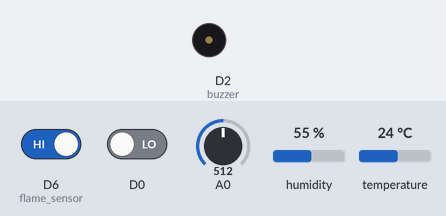
Recording of a sketch running on a simulated ESP8266 (NodeMCU). Shown: buzzer (waves = sounding, pin HIGH). Inputs (shaded band) come from the test bench; at power-on: D0 LOW, temperature 24 °C, D6 (flame_sensor) HIGH, A0 = 512, humidity 55 %. WiFi joins after 1.5 s; servers stay silent unless stated; what the sketch prints to the serial monitor is not drawn.

Above: at 3.2 s.
3.3 s: D0 driven HIGH
At 5.34 s:
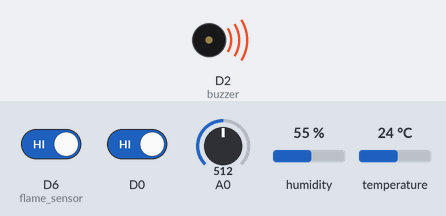
10.8 s: temperature set to 28 °C
At 14.5 s:
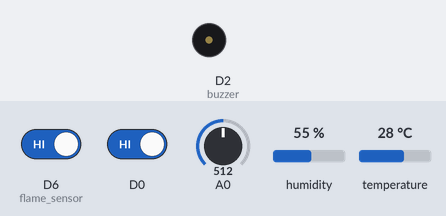
23.5 s: D6 (flame_sensor) driven LOW
At 32.2 s:
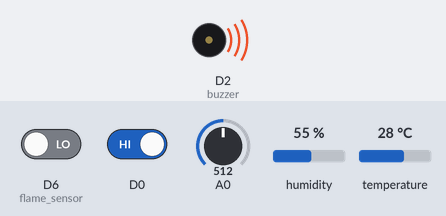
Timing chart, 0 to 33.7 s (numbered marks = the images above; inputs shaded):
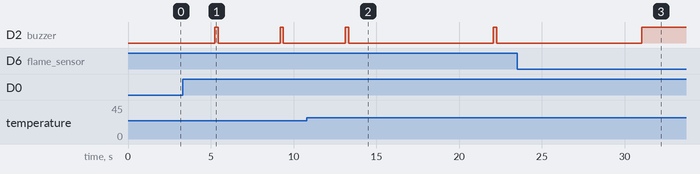

Measured:
- the behaviour switches between 26 and 27 °C on temperature (found by bisection; images 1 and 2)
- after the input at 3.3 s, D2 (buzzer): alternates HIGH for 0.20 s and LOW for 3.7 s, starting after 1.9 s
- after the input at 10.8 s, D2 (buzzer): LOW → HIGH after 11.3 s, → LOW 0.20 s later
- after the input at 23.5 s, D2 (buzzer): goes on until 31.0 s, then stays HIGH

The sketch:

final_nodemcu.ino
```cpp
#include <ThingSpeak.h>
#include "DHT.h"
#include <ESP8266WiFi.h>
#include <WiFiClientSecure.h>

unsigned long myChannelNumber = 1701474;
const char * myWriteAPIKey = "U6A9SEZOZX78K9YN";

const char* resource = "https://maker.ifttt.com/trigger/forest_fire/json/with/key/o3UmGdPco8QoD871FmUf95Fq0EpjyP40ZtJWYXmrt5x";
const char* server = "maker.ifttt.com";

#define DHTPIN 2     // what digital pin the DHT22 is conected to
#define DHTTYPE DHT11   // there are multiple kinds of DHT sensors
#define         MQ_PIN                       (0)     //define which analog input channel you are going to use

DHT dht(DHTPIN, DHTTYPE);

float Prob=0.0;
float t=0.0;
float h=0.0;
int sensorValue;
float sensorValue1 = 0.0;
int flame = 0;
int flame_sensor = 12; //Connected to D6 pin of NodeMCU
int buzzer = 4; //Connected to D2 pin of NodeMCU
int temp = 0;

float t_severe=37.5;
float t_moderate=33.5;
float t_mild=31.0;
float t_curr=0.0;
/******************************************************************************/
const char* ssid     = "Sam1"; // Your WiFi ssid
const char* password = "12345677"; // Your Wifi password;
/********************************************************************************/


// Initialise the WiFi and MQTT Client objects
WiFiClient wifiClient;

/*************************************************************/

const char* Status1="No Forest fire";

void setup()
{
  pinMode(flame_sensor, INPUT);
  pinMode(buzzer, OUTPUT);

  digitalWrite(buzzer, LOW);

  Serial.begin(9600);
  Serial.setTimeout(2000);
  Serial.print("Attempting to connect to SSID: ");
  Serial.print(ssid);
  WiFi.begin(ssid, password);
  ThingSpeak.begin(wifiClient);  // Initialize ThingSpeak
  // Attempt to connect to WiFi network:
  while (WiFi.status() != WL_CONNECTED) {
    Serial.print(".");
    // Connect to WPA/WPA2 network. Change this line if using open or WEP  network:
    // Wait 5 seconds for connection:
    delay(1000);
  }
  Serial.print("\n");
  dht.begin();
}

void loop()
{
  delay(2000);
  ReadDHT11();
  gasSensor();
  flameSensor();
  prediction();
}

/*TEMPERATIRE AND HUMIDITY CALCULATION*/
void ReadDHT11()
{
  h = dht.readHumidity();

  t = dht.readTemperature();

  float f = dht.readTemperature(true);

  // Check if any reads failed and exit early (to try again).
  if (isnan(h) || isnan(t) || isnan(f)) {
    Serial.println(F("Failed to read from DHT sensor!"));
    return;
  }

  // Compute heat index in Fahrenheit (the default)
  float hif = dht.computeHeatIndex(f, h);
  // Compute heat index in Celsius (isFahreheit = false)
  float hic = dht.computeHeatIndex(t, h, false);


  Serial.print(F("Humidity: "));
  Serial.print(h);
  Serial.print(F("%  Temperature: "));
  Serial.print(t);
  Serial.print(F("°C "));
  Serial.print(f);
  Serial.print(F("°F  Heat index: "));
  Serial.print(hic);
  Serial.print(F("°C "));
  Serial.print(hif);
  Serial.println(F("°F"));
  ThingSpeak.writeField(myChannelNumber, 2, t, myWriteAPIKey);
  ThingSpeak.writeField(myChannelNumber, 3, h, myWriteAPIKey);

  if(temp==0)
  {
    t_curr= dht.readTemperature();
    t_mild=t_curr+ 2.0 ;
    t_moderate=t_mild+3.0;
    t_severe=t_moderate+2.0;
    temp=1;
  }
}
/*****************************************************************************/
/*MQ2 SENSOR*/
void gasSensor()
{
  sensorValue1 = analogRead(MQ_PIN); // read analog input pin 0
  ThingSpeak.writeField(myChannelNumber, 4, sensorValue1, myWriteAPIKey);

  sensorValue = digitalRead(D0); // read analog input pin 0
  Serial.print("Sensor Value: ");
  Serial.print(sensorValue1);

  if (sensorValue1 > 400)
  {
    Serial.print(" | Smoke detected!");
  }
}

/*****************************************************************************/
/*FLAME SENSOR*/

void flameSensor() {

  flame = digitalRead(flame_sensor); //reading the sensor data on A0 pin
  ThingSpeak.writeField(myChannelNumber, 5, flame, myWriteAPIKey);
  if (flame == 0)
  {
    Serial.print("\nALERT FIRE DETECTED\n");
  }
  else
  {
    Serial.print("\nNO FIRE DETECTED\n");
  }
}

void Buzzerfn()
{
  pinMode(D2,OUTPUT);
  digitalWrite(D2, HIGH);
  delay(200);
  digitalWrite(D2, LOW);
  delay(200);
}

void prediction()
{
  if(flame==0 || t>t_severe || (t>t_moderate && sensorValue==1))
  {
    Status1="Severe";
    Serial.print("Severe");
    digitalWrite(buzzer, HIGH);
  }
  else if(t>=t_moderate || (t>t_mild && sensorValue==1))
  {
    Status1="Moderate";
    Serial.print("Moderate");
    Buzzerfn();
  }
  else if(t>=t_mild || sensorValue==1)
  {
    Status1="Mild";
    Serial.print("Mild");
    Buzzerfn();
  }
  else
  {
    Status1="No Forest fire";
    Serial.print("No Forest fire");
    pinMode(D2,INPUT);
  }

 float conf=classify(t,sensorValue,flame);
 Serial.print(" chance of forest fire in %=");
 Prob=conf*100;
 ThingSpeak.writeField(myChannelNumber, 1, Prob, myWriteAPIKey);
 Serial.println(Prob);
 Serial.print("\n");
 if(Prob>50)
 {
    WiFiClient client;

      client.print(String("GET ") + resource +
                      " HTTP/1.1\r\n" +
                      "Host: " + server + "\r\n" +
                      "Connection: close\r\n\r\n");

      int timeout = 5 * 10; // 5 seconds
      while(!!!client.available() && (timeout-- > 0))
      {
        delay(100);
      }
      while(client.available())
      {
        Serial.write(client.read());
      }
      client.stop();
 }
 else
 {
      return;
 }
}


float trimf(float x,float a, float b, float c){
  float f;
  if(x<=a)
     f=0;
  else if((a<=x)&&(x<=b))
     f=(x-a)/(b-a);
  else if((b<=x)&&(x<=c))
     f=(c-x)/(c-b);
  else if(c<=x)
     f=0;
  return f;
}
float trimf1(float x,float a, float b, float c){
  float f;
  if(x>=b || x>=c) return 0;
  else if(x>a) return (x-a)/(b-a);

  if(x==a) return 0.001;

}
// Function for predicting atmospheric comfort from temperature and relative humidity
float classify(float T,float smoke,float flame ){
  float C1 = 1; //severe
  float C2 = 0.66;//moderate
  float C3 = 0.33; //mild

  if(T>t_severe) T=t_severe; // if temperature is above 35°C, set temperature to maximum in our range
  if(flame==0) flame=1;
  else flame=0;

  // Fuzzy rules
  float w1 = trimf(T,t_moderate,t_severe,t_severe);//severe
  float w2 = trimf(T,t_mild,t_moderate,t_severe);//moderate
  float w3 = trimf(T,t_mild,t_mild,t_moderate);//mild
  float w4 = trimf1(T,t_curr,t_mild,t_moderate);//mild

    // Defuzzyfication
  float z = (w1*C1 + w2*C2 + w3*C3+ w4*C3*w4)/(w1+w2+w3+w4);
  if(Status1== "Severe" && z<=0.80)
  {
    z=0.99;
    return z;
  }
  else if(Status1== "Moderate" && z<=0.66)
  {
    z=0.6789;
    return z;
  }

  else if(Status1== "Mild" && z<0.33)
  {
    z=0.3769;
    return z;
  }
  return z;
}
```
